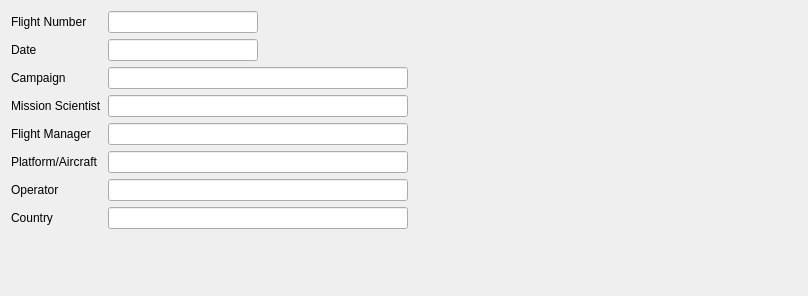
          <widget class="QWidget" name="flight_information_page">
           <property name="geometry">
            <rect>
             <x>0</x>
             <y>0</y>
             <width>808</width>
             <height>296</height>
            </rect>
           </property>
           <attribute name="label">
            <string>Flight Information</string>
           </attribute>
           <layout class="QGridLayout" name="gridLayout_2">
            <item row="0" column="0">
             <layout class="QFormLayout" name="formLayout">
              <property name="fieldGrowthPolicy">
               <enum>QFormLayout::AllNonFixedFieldsGrow</enum>
              </property>
              <item row="0" column="0">
               <widget class="QLabel" name="label_2">
                <property name="text">
                 <string>Flight Number</string>
                </property>
               </widget>
              </item>
              <item row="0" column="1">
               <widget class="QLineEdit" name="flightNumberLine">
                <property name="maximumSize">
                 <size>
                  <width>150</width>
                  <height>16777215</height>
                 </size>
                </property>
               </widget>
              </item>
              <item row="1" column="0">
               <widget class="QLabel" name="label_3">
                <property name="text">
                 <string>Date</string>
                </property>
               </widget>
              </item>
              <item row="1" column="1">
               <widget class="QLineEdit" name="dateLine">
                <property name="maximumSize">
                 <size>
                  <width>150</width>
                  <height>16777215</height>
                 </size>
                </property>
               </widget>
              </item>
              <item row="2" column="0">
               <widget class="QLabel" name="label_4">
                <property name="text">
                 <string>Campaign</string>
                </property>
               </widget>
              </item>
              <item row="2" column="1">
               <widget class="QLineEdit" name="campaignLine">
                <property name="maximumSize">
                 <size>
                  <width>300</width>
                  <height>16777215</height>
                 </size>
                </property>
               </widget>
              </item>
              <item row="4" column="0">
               <widget class="QLabel" name="label_5">
                <property name="text">
                 <string>Mission Scientist</string>
                </property>
               </widget>
              </item>
              <item row="4" column="1">
               <widget class="QLineEdit" name="missionSciLine">
                <property name="maximumSize">
                 <size>
                  <width>300</width>
                  <height>16777215</height>
                 </size>
                </property>
               </widget>
              </item>
              <item row="5" column="0">
               <widget class="QLabel" name="label_6">
                <property name="text">
                 <string>Flight Manager</string>
                </property>
               </widget>
              </item>
              <item row="5" column="1">
               <widget class="QLineEdit" name="flightManagerLine">
                <property name="maximumSize">
                 <size>
                  <width>300</width>
                  <height>16777215</height>
                 </size>
                </property>
               </widget>
              </item>
              <item row="6" column="0">
               <widget class="QLabel" name="label_7">
                <property name="text">
                 <string>Platform/Aircraft</string>
                </property>
               </widget>
              </item>
              <item row="6" column="1">
               <widget class="QLineEdit" name="platformLine">
                <property name="maximumSize">
                 <size>
                  <width>300</width>
                  <height>16777215</height>
                 </size>
                </property>
               </widget>
              </item>
              <item row="7" column="0">
               <widget class="QLabel" name="label_8">
                <property name="text">
                 <string>Operator</string>
                </property>
               </widget>
              </item>
              <item row="7" column="1">
               <widget class="QLineEdit" name="operatorLine">
                <property name="maximumSize">
                 <size>
                  <width>300</width>
                  <height>16777215</height>
                 </size>
                </property>
               </widget>
              </item>
              <item row="8" column="0">
               <widget class="QLabel" name="label_9">
                <property name="text">
                 <string>Country</string>
                </property>
               </widget>
              </item>
              <item row="8" column="1">
               <widget class="QLineEdit" name="countryLine">
                <property name="maximumSize">
                 <size>
                  <width>300</width>
                  <height>16777215</height>
                 </size>
                </property>
               </widget>
              </item>
             </layout>
            </item>
           </layout>
          </widget>
